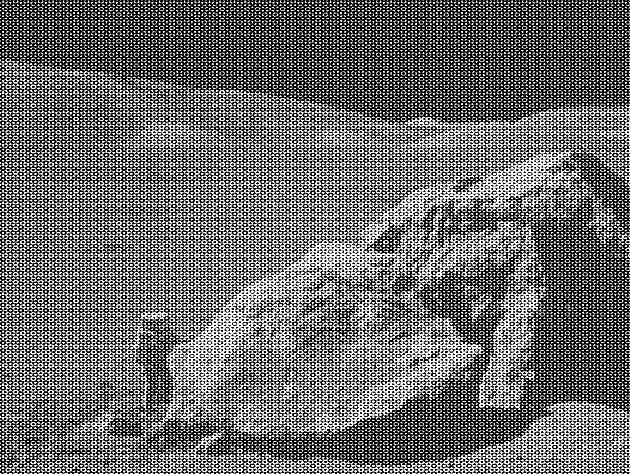
#> input picture moonlanding.png, 630 x 474 px
$ jupyter execute --allow-errors ex09.ipynb
#> lines starting #> are read from the running program, lines starting #| are printed output that depends on the picture
1\. **Hurricanes per Year**

The number of hurricanes in 2005 was 15. The historic average is 6.3. Is this number signficantly different?
- Assume the number of hurricanes is random, i.e. follows the Poisson distribution.
- Assume as statistically significant a probability that has a Z score of 3 or larger with respect a normal distribution.

**Hint**: compute the probability that in a single year are observed 15 or more hurricances.

[cell 1]
import numpy as np
from math import sqrt, pi, erf
import numpy as np
import matplotlib.pyplot as plt
from scipy import stats
from scipy import fftpack
from matplotlib.colors import LogNorm
from IPython.display import Image

[cell 2]
x0 = 15
mu = 6.3
poisson_h=stats.poisson.rvs(mu=mu,size=100)
sigma= np.sqrt(mu)
alpha=0.05
# determine the Z score
Z = abs(x0 - mu) / sigma
print("Z =", Z)
#p value
pvalue = stats.norm.cdf(-Z) + (1. - stats.norm.cdf(Z))
print("p-value =", pvalue)
print("alpha=",alpha)
print("Since the p-value is below than alpha, the hypothesis is considered rejected and therefore the number is significantly different")

2\. **Pairwise t-test**

In an experiment, a group of 10 individuals agreed to participate in a study of blood pressure changes following exposure to halogen lighting. Resting systolic blood pressure was recorded for each individual. The participants were then exposed to 20 minutes in a room lit only by halogen lamps. A post-exposure systolic blood pressure reading was recorded for each individual. The results are presented in the following data set:

```python
pre = np.array([120, 132, 120, 110, 115, 128, 120, 112, 110, 100])
post = np.array([140, 156, 145, 130, 117, 148, 137, 119, 127, 135])
```

Determine whether the change in blood pressures within our sample was statistically significant.

**Hint:**
in this case, the Student's $t$-test should be performed to compare the two datasets.
Use the following test statistics:

$$T = \frac{\bar{x}_1 - \bar{x}_2}{\sigma \sqrt{\frac{2}{n}}}$$

and

$$\sigma = \sqrt{\frac{\sigma_1^2 + \sigma_2^2}{2}}$$

[cell 3]
pre = np.array([120, 132, 120, 110, 115, 128, 120, 112, 110, 100])
post = np.array([140, 156, 145, 130, 117, 148, 137, 119, 127, 135])

#pre
sigma1 = np.sqrt(np.var(pre, ddof=1))
mu = np.mean(pre)

#post
sigma2 = np.sqrt(np.var(post, ddof=1))
sample_mean = np.mean(post)

sigma=np.sqrt(((sigma2**2)+(sigma1**2))/2)
n = len(post) # the size of the data sample
w = mu - sample_mean
# calculate the test statistics
T = (sample_mean - mu) / (sigma * np.sqrt(2/n))
print("T =", T)

# now we calculate the p-value. Since it's double sided:
pvalue = 1-stats.t.cdf(T, n - 1) + (stats.t.cdf(-T, n - 1))
print("p-value =", pvalue)
print("Since the p-value is smaller than 0.05/2 (alpha/2), and therefore the hypothesis is considered rejected .")

3\. **FFT of a simple dataset**

Perform a periodicity analysis on the lynxs-hares population, i.e. determine what is the period of the population of these animals.

[cell 4]
#!wget https://www.dropbox.com/s/ebe1cnyd2gm836a/populations.txt -P data/
import numpy as np
#> (the rest of this cell did not finish here and is left out)

4\. **FFT of an image**

Write a filter that removes the periodic noise from the `moonlanding.png` image by using a 2-dimensional FFT.

* Import the image as a 2D numpy array using `plt.imread("moonlanding.png")`. Examine the image with `plt.imshow()`, which is heavily contaminated with periodic noise.
* Check the documentation of the `scipy.fftpack` package, and find the method that performs a 2D FFT. Plot the spectrum (Fourier transform of) the image. **Hint**: use `LogNorm` to plot the colors in log scale:
```Python
from matplotlib.colors import LogNorm
plt.imshow(image, norm=LogNorm(vmin=5))
```
* Inspect the spectrum, and try to locate the regions of the power spectrum that contain the signal and those which contain the periodic noise. Use array slicing to set the noise regions to zero.
* Apply the inverse Fourier transform to plot the resulting image.

[cell 5]
image=plt.imread("moonlanding.png")
#> image is the input picture: shape (474, 630) float32; min 0, max 1, mean 0.424

spec=fftpack.fft2(image)
power=abs(spec)

spec_filtered=spec
spec_filtered=np.where(power>2000,0,spec)

power_fil=abs(spec_filtered)
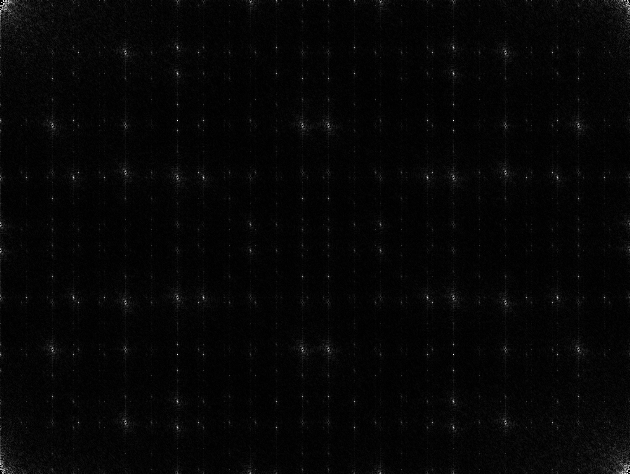
#> power_fil: shape (474, 630) float32; min 0, max 1996.7, mean 48.3; drawn with min black and max white
image_without=(fftpack.ifft2(spec_filtered)).real
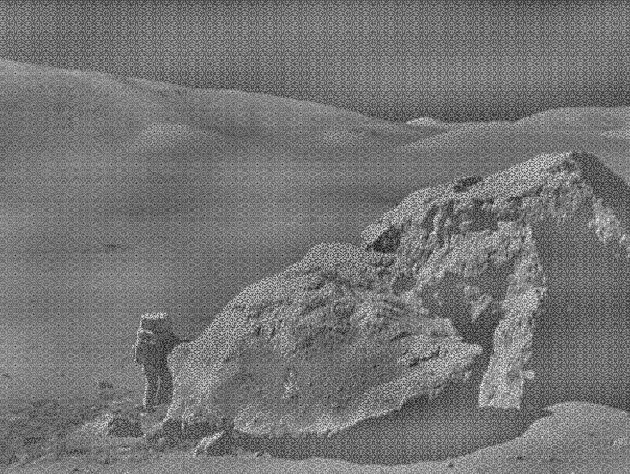
#> image_without: shape (474, 630) float32; min -0.608, max 0.712, mean 8.18e-10; drawn with min black and max white


plt.imshow(image, plt.cm.gray)
#> (this line was passed over: IPython is not available in this run)
plt.title("non filtered")
#> (this line was passed over: IPython is not available in this run)
plt.show()

plt.imshow(power_fil, norm=LogNorm(vmin=5))
#> (this line was passed over: IPython is not available in this run)
plt.colorbar()
#> (this line was passed over: IPython is not available in this run)
plt.title("non filtered")
#> (this line was passed over: IPython is not available in this run)
plt.show()


plt.imshow(power, norm=LogNorm(vmin=5))
#> (this line was passed over: IPython is not available in this run)
plt.colorbar()
#> (this line was passed over: IPython is not available in this run)
plt.title("filtered")
plt.show()

plt.imshow(image_without,plt.cm.gray)
plt.title("filtered")
plt.show()
image_without=(fftpack.ifft2(spec_filtered)).real
